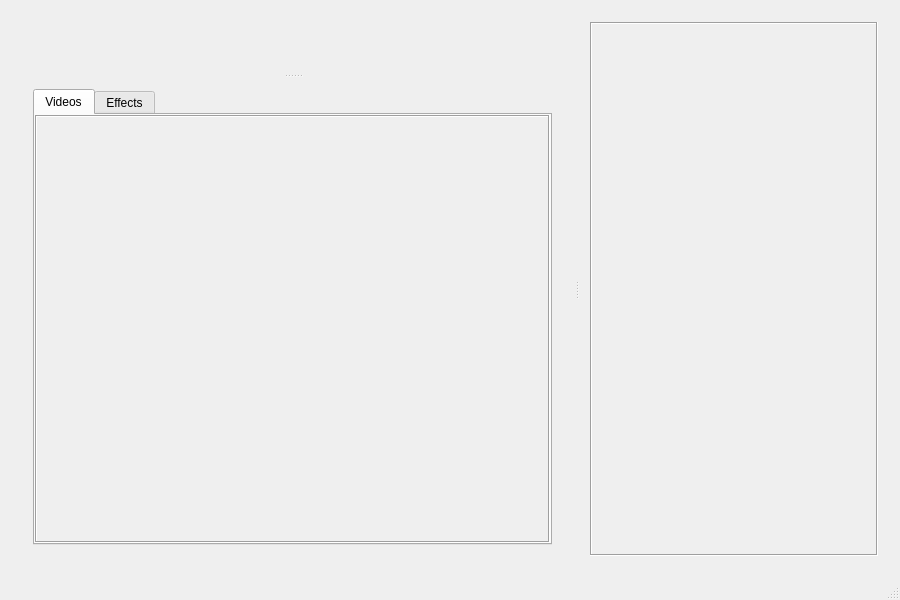
<?xml version="1.0" encoding="UTF-8"?>
<ui version="4.0">
 <class>MainWindow</class>
 <widget class="QMainWindow" name="MainWindow">
  <property name="geometry">
   <rect>
    <x>0</x>
    <y>0</y>
    <width>900</width>
    <height>600</height>
   </rect>
  </property>
  <property name="windowTitle">
   <string>MainWindow</string>
  </property>
  <widget class="QWidget" name="centralWidget">
   <layout class="QVBoxLayout" name="verticalLayout_5">
    <item>
     <widget class="QSplitter" name="splitter">
      <property name="autoFillBackground">
       <bool>false</bool>
      </property>
      <property name="lineWidth">
       <number>5</number>
      </property>
      <property name="orientation">
       <enum>Qt::Horizontal</enum>
      </property>
      <property name="handleWidth">
       <number>5</number>
      </property>
      <widget class="QWidget" name="verticalLayoutWidget">
       <layout class="QVBoxLayout" name="leftAria">
        <property name="spacing">
         <number>0</number>
        </property>
        <item>
         <widget class="QWidget" name="widget" native="true">
          <layout class="QVBoxLayout" name="verticalLayout_6">
           <property name="spacing">
            <number>0</number>
           </property>
           <property name="leftMargin">
            <number>0</number>
           </property>
           <property name="topMargin">
            <number>0</number>
           </property>
           <property name="rightMargin">
            <number>0</number>
           </property>
           <property name="bottomMargin">
            <number>0</number>
           </property>
           <item>
            <widget class="QSplitter" name="splitter_2">
             <property name="orientation">
              <enum>Qt::Vertical</enum>
             </property>
             <widget class="QWidget" name="verticalLayoutWidget_3">
              <layout class="QVBoxLayout" name="topAria">
               <property name="spacing">
                <number>0</number>
               </property>
              </layout>
             </widget>
             <widget class="QWidget" name="verticalLayoutWidget_4">
              <layout class="QVBoxLayout" name="bottomAria">
               <property name="spacing">
                <number>0</number>
               </property>
               <item>
                <widget class="QTabWidget" name="tabWidget">
                 <property name="cursor">
                  <cursorShape>PointingHandCursor</cursorShape>
                 </property>
                 <property name="currentIndex">
                  <number>0</number>
                 </property>
                 <widget class="QWidget" name="videoTab">
                  <property name="cursor">
                   <cursorShape>ArrowCursor</cursorShape>
                  </property>
                  <attribute name="title">
                   <string>Videos</string>
                  </attribute>
                  <layout class="QVBoxLayout" name="verticalLayout_4">
                   <property name="spacing">
                    <number>0</number>
                   </property>
                   <property name="leftMargin">
                    <number>0</number>
                   </property>
                   <property name="topMargin">
                    <number>0</number>
                   </property>
                   <property name="rightMargin">
                    <number>0</number>
                   </property>
                   <property name="bottomMargin">
                    <number>0</number>
                   </property>
                   <item>
                    <layout class="QVBoxLayout" name="verticalLayout_3">
                     <property name="spacing">
                      <number>0</number>
                     </property>
                     <item>
                      <widget class="QWidget" name="widget_2" native="true">
                       <layout class="QVBoxLayout" name="verticalLayout_10">
                        <property name="spacing">
                         <number>0</number>
                        </property>
                        <property name="leftMargin">
                         <number>0</number>
                        </property>
                        <property name="topMargin">
                         <number>0</number>
                        </property>
                        <property name="rightMargin">
                         <number>0</number>
                        </property>
                        <property name="bottomMargin">
                         <number>0</number>
                        </property>
                        <item>
                         <widget class="QScrollArea" name="scrollArea_3">
                          <property name="minimumSize">
                           <size>
                            <width>0</width>
                            <height>150</height>
                           </size>
                          </property>
                          <property name="frameShape">
                           <enum>QFrame::Box</enum>
                          </property>
                          <property name="widgetResizable">
                           <bool>true</bool>
                          </property>
                          <property name="alignment">
                           <set>Qt::AlignLeading|Qt::AlignLeft|Qt::AlignTop</set>
                          </property>
                          <widget class="QWidget" name="scrollAreaWidgetContents_3">
                           <property name="geometry">
                            <rect>
                             <x>0</x>
                             <y>0</y>
                             <width>542</width>
                             <height>494</height>
                            </rect>
                           </property>
                           <layout class="QVBoxLayout" name="verticalLayout_9">
                            <property name="spacing">
                             <number>0</number>
                            </property>
                            <property name="leftMargin">
                             <number>0</number>
                            </property>
                            <property name="topMargin">
                             <number>0</number>
                            </property>
                            <property name="rightMargin">
                             <number>0</number>
                            </property>
                            <property name="bottomMargin">
                             <number>0</number>
                            </property>
                            <item>
                             <layout class="QVBoxLayout" name="layout_2">
                              <property name="spacing">
                               <number>0</number>
                              </property>
                              <item>
                               <layout class="QVBoxLayout" name="videoCutterLayout"/>
                              </item>
                              <item>
                               <spacer name="verticalSpacer_2">
                                <property name="orientation">
                                 <enum>Qt::Vertical</enum>
                                </property>
                                <property name="sizeHint" stdset="0">
                                 <size>
                                  <width>20</width>
                                  <height>40</height>
                                 </size>
                                </property>
                               </spacer>
                              </item>
                             </layout>
                            </item>
                           </layout>
                          </widget>
                         </widget>
                        </item>
                       </layout>
                      </widget>
                     </item>
                    </layout>
                   </item>
                  </layout>
                 </widget>
                 <widget class="QWidget" name="effectsTab">
                  <property name="cursor">
                   <cursorShape>ArrowCursor</cursorShape>
                  </property>
                  <attribute name="title">
                   <string>Effects</string>
                  </attribute>
                  <layout class="QVBoxLayout" name="verticalLayout_8">
                   <property name="leftMargin">
                    <number>0</number>
                   </property>
                   <property name="topMargin">
                    <number>0</number>
                   </property>
                   <property name="rightMargin">
                    <number>0</number>
                   </property>
                   <property name="bottomMargin">
                    <number>0</number>
                   </property>
                   <item>
                    <layout class="QVBoxLayout" name="blavbla">
                     <item>
                      <layout class="QVBoxLayout" name="effectCutterLayout"/>
                     </item>
                     <item>
                      <spacer name="verticalSpacer">
                       <property name="orientation">
                        <enum>Qt::Vertical</enum>
                       </property>
                       <property name="sizeHint" stdset="0">
                        <size>
                         <width>20</width>
                         <height>40</height>
                        </size>
                       </property>
                      </spacer>
                     </item>
                    </layout>
                   </item>
                  </layout>
                 </widget>
                </widget>
               </item>
              </layout>
             </widget>
            </widget>
           </item>
          </layout>
         </widget>
        </item>
       </layout>
      </widget>
      <widget class="QWidget" name="verticalLayoutWidget_2">
       <layout class="QVBoxLayout" name="rightAria">
        <property name="spacing">
         <number>0</number>
        </property>
        <item>
         <widget class="QScrollArea" name="scrollArea_2">
          <property name="frameShape">
           <enum>QFrame::Box</enum>
          </property>
          <property name="widgetResizable">
           <bool>true</bool>
          </property>
          <property name="alignment">
           <set>Qt::AlignLeading|Qt::AlignLeft|Qt::AlignTop</set>
          </property>
          <widget class="QWidget" name="scrollAreaWidgetContents_2">
           <property name="geometry">
            <rect>
             <x>0</x>
             <y>0</y>
             <width>313</width>
             <height>535</height>
            </rect>
           </property>
           <layout class="QVBoxLayout" name="verticalLayout_2">
            <property name="spacing">
             <number>0</number>
            </property>
            <property name="leftMargin">
             <number>0</number>
            </property>
            <property name="topMargin">
             <number>0</number>
            </property>
            <property name="rightMargin">
             <number>0</number>
            </property>
            <property name="bottomMargin">
             <number>0</number>
            </property>
            <item>
             <layout class="QVBoxLayout" name="PluginListLayout">
              <property name="spacing">
               <number>0</number>
              </property>
             </layout>
            </item>
           </layout>
          </widget>
         </widget>
        </item>
       </layout>
      </widget>
     </widget>
    </item>
   </layout>
  </widget>
  <widget class="QMenuBar" name="menuBar">
   <property name="geometry">
    <rect>
     <x>0</x>
     <y>0</y>
     <width>900</width>
     <height>21</height>
    </rect>
   </property>
  </widget>
  <widget class="QStatusBar" name="statusBar">
   <property name="contextMenuPolicy">
    <enum>Qt::DefaultContextMenu</enum>
   </property>
   <property name="layoutDirection">
    <enum>Qt::LeftToRight</enum>
   </property>
  </widget>
 </widget>
 <layoutdefault spacing="6" margin="11"/>
 <resources/>
 <connections/>
</ui>
